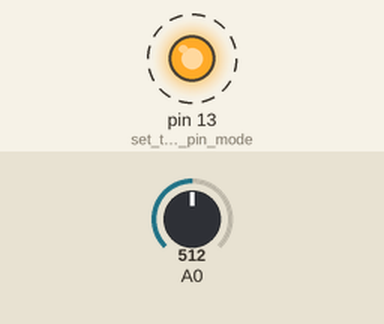
This sketch was run on a simulated Arduino Uno, built with avr-gcc and run on an emulated ATmega328P. Parts: output pins drawn as LEDs (lit = HIGH). Dashed ring = blinking. Inputs (shaded band) come from the test bench; at power-on: A0 = 512. What the sketch prints to the serial monitor is not drawn.

Above: at 0.5 s.
Timing chart, 0 to 3.1 s (numbered marks = the images above):
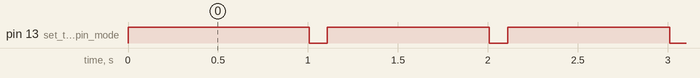

The sketch:

InternalTempAveraged.ino
```cpp
// (licence header left out)
#define BAUDRATE  115200  // Baud rate of UART in bps

const String PROGRAM_NAME = "InternalTempAveraged";

//Wink constants
const int HIGH_TIME_LED = 900;
const int LOW_TIME_LED = 100;
long lastLEDtime = 0;
long nextLEDchange = 100; //time in ms.

//Main program variables
const int SAMPLE_TIME = 10;  //mSec between samples.
float temperature = 0;
float averageTemp = 0;  // Moving average window
float expMovAvgTemp = 0; //Exponential Moving Average
float varanceEMATemp = 0; //Variance of the EMA
float sigma = 0;
double standardDev = 0;
//float alpha = 0.125;      //
float alpha = 0.0625;      //
const float OFFSET = 5.0; //An offset so that we can distinguish one plot from another
long lastTEMPtime = 0;
long nextTEMPsample = 20; //time in ms.

//Functions

//Average and print some temperature measurements
void updateTemperature(void) {
  if (((millis() - lastTEMPtime) > nextTEMPsample) || (millis() < lastTEMPtime)) {
    lastTEMPtime = millis();
    temperature = analogRead(8);
    averageTemp = (averageTemp + temperature) / 2.0  ; //Two point average
    //St = alpha*Xt + (1-alpha)Xt-1 for t > 0
    expMovAvgTemp = alpha * temperature + (1.0 - alpha) * expMovAvgTemp;
    sigma = temperature - expMovAvgTemp;
    varanceEMATemp = (1.0 - alpha) * (varanceEMATemp + alpha * sigma * sigma) ;
    standardDev = sqrt(varanceEMATemp);
    printTemp2ptAvgEMAStd();
  }// end if
}// end update temperature

//Print graphs of the updated temprature
void printTemp2ptAvgEMAStd(void) {
  Serial.print(temperature);
  Serial.print(", ");
  Serial.print(averageTemp - OFFSET);
  Serial.print(", ");
  Serial.print(expMovAvgTemp );
  Serial.print(", ");
  Serial.print(expMovAvgTemp + standardDev);
  Serial.print(", ");
  Serial.println(expMovAvgTemp - standardDev);

  //  //Print offset varance
  //  Serial.print(expMovAvgTemp - (2.0 * OFFSET)+ varanceEMATemp);
  //  Serial.print(", ");
  //  Serial.println(expMovAvgTemp - (2.0 * OFFSET)- varanceEMATemp);

  // Print offset standardDev
  //  Serial.print(expMovAvgTemp - (2.0 * OFFSET)+ standardDev);
  //  Serial.print(", ");
  //  Serial.println(expMovAvgTemp - (2.0 * OFFSET)- standardDev);

}//end printTemp2ptAvgEMAStd()

//Wink the build in LED
void wink() {
  //Wink the LED
  if (((millis() - lastLEDtime) > nextLEDchange) || (millis() < lastLEDtime)) {
    if (digitalRead(LED_BUILTIN) == LOW) {
      digitalWrite(LED_BUILTIN, HIGH);   // turn the LED on (HIGH is the voltage level)
      nextLEDchange = HIGH_TIME_LED;
    } else {
      digitalWrite(LED_BUILTIN, LOW);   // turn the LED on (HIGH is the voltage level)
      nextLEDchange = LOW_TIME_LED;
    }
    lastLEDtime = millis();
  }//end LED wink
}//wink


void setup() {
  // put your setup code here, to run once:
  pinMode(LED_BUILTIN, OUTPUT);      // set the LED pin mode
  digitalWrite(LED_BUILTIN, HIGH);   // turn the LED on (HIGH is the voltage level)
  Serial.begin(BAUDRATE);
  delay(100);
  //  Serial.println("\n\n\n\nBeginning: " + PROGRAM_NAME);

  //Legend for serial plotter
  Serial.print("Temperature");
  Serial.print(", ");
  Serial.print("Average");
  Serial.print(", ");
  Serial.print("EMA=" + String(alpha) );
  Serial.print(", ");
  //  Serial.println("Varance");
  Serial.print("+StandardDev");
  Serial.print(", ");
  //  Serial.println("Varance");
  Serial.println("-StandardDev");

  averageTemp = analogRead(8);      // Get a first measurement
  expMovAvgTemp = averageTemp;      // For t=0

  //analogReference(INTERNAL); //Setup for internal 1.1V reference for ADC measurement
  //analogReference(EXTERNAL); //Setup for external voltage on Vref pin.

  digitalWrite(LED_BUILTIN, LOW);   // turn the LED off
}//end setup()

void loop() {
  // put your main code here, to run repeatedly:

  updateTemperature();

  wink();

}//end loop()
```

Measured:
- by itself, pin 13 (set_the_LED_pin_mode): alternates HIGH for 0.90 s and LOW for 0.10 s
